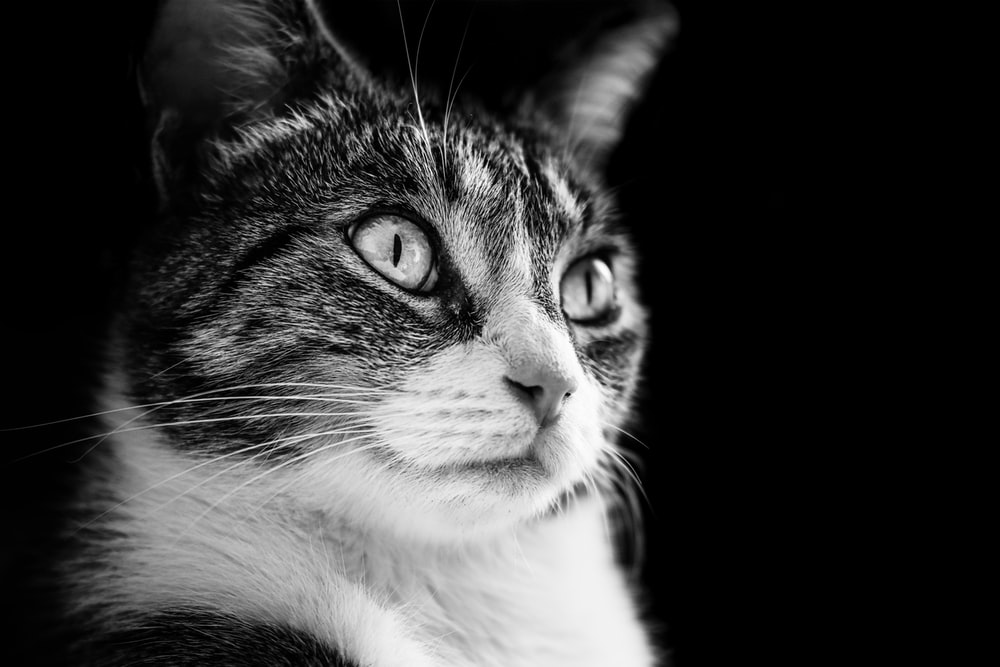
#> input picture noise/img.jpeg, 1000 x 667 px
$ python noise.py
#> lines starting #> are read from the running program, lines starting #| are printed output that depends on the picture
import cv2
import numpy as np
import matplotlib.pyplot as plt

image=cv2.imread("img.jpeg",0)
#> image is the input picture: shape (667, 1000); min 0, max 255, mean 54.9
row,col= image.shape
#> row = 667; col = 1000
mean = 0
var = 1
sigma = var**0.5
gauss = np.random.normal(mean,sigma,(row,col))
gauss = gauss.reshape(row,col)
noisy = image + gauss
smooth_part = noisy[:100, :100]
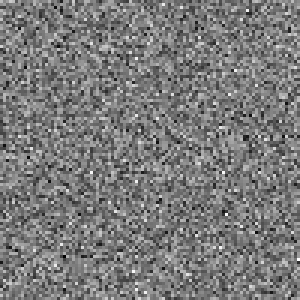
#> smooth_part: shape (100, 100) float64 (shown 3 times larger); min -3.46, max 3.71, mean -0.00503; drawn with min black and max white

cv2.imshow("image",image)
cv2.imshow("corner",smooth_part)
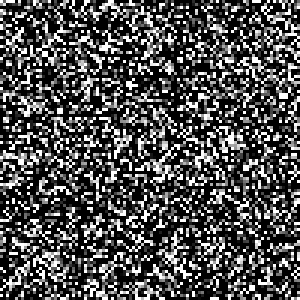
#> window 'corner': shape (100, 100) (shown 3 times larger); min 0, max 255, mean 80.3
cv2.imshow("gaussian",noisy)
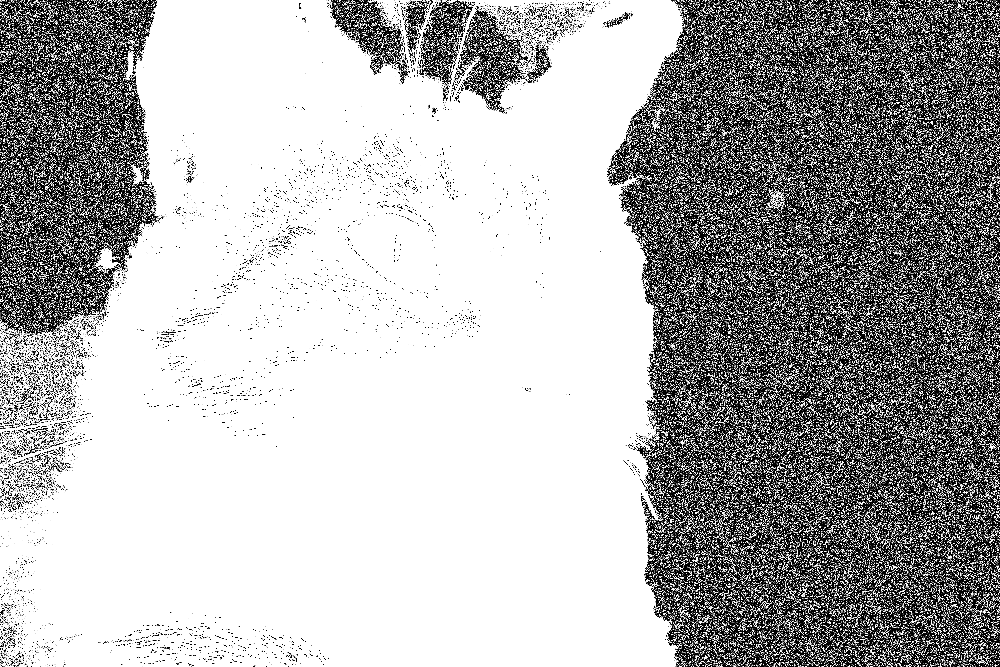
#> window 'gaussian': shape (667, 1000); min 0, max 255, mean 175.8
cv2.waitKey(0)
cv2.destroyAllWindows()

plt.hist(smooth_part.ravel(),256,[0,256])
plt.show()
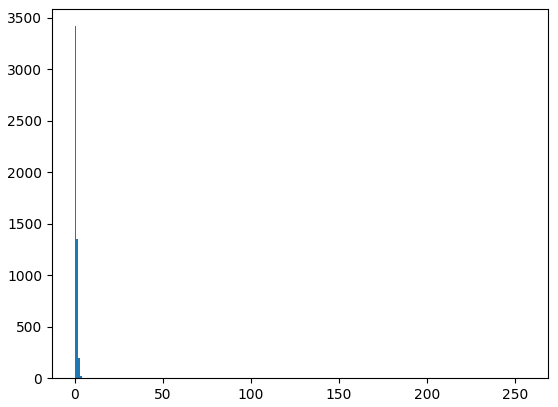
#> figure drawn by matplotlib, 1 panel; tallest bar 3419 high, from x = 0 to 1
